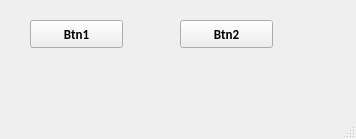
<?xml version="1.0" encoding="UTF-8"?>
<ui version="4.0">
 <class>MainWindow</class>
 <widget class="QMainWindow" name="MainWindow">
  <property name="geometry">
   <rect>
    <x>0</x>
    <y>0</y>
    <width>356</width>
    <height>139</height>
   </rect>
  </property>
  <property name="windowTitle">
   <string>MainWindow</string>
  </property>
  <widget class="QWidget" name="centralwidget">
   <widget class="QPushButton" name="mybtn1">
    <property name="geometry">
     <rect>
      <x>30</x>
      <y>20</y>
      <width>93</width>
      <height>28</height>
     </rect>
    </property>
    <property name="font">
     <font>
      <family>Calibri</family>
      <pointsize>10</pointsize>
      <weight>75</weight>
      <bold>true</bold>
     </font>
    </property>
    <property name="text">
     <string>Btn1</string>
    </property>
   </widget>
   <widget class="QPushButton" name="mybtn2">
    <property name="geometry">
     <rect>
      <x>180</x>
      <y>20</y>
      <width>93</width>
      <height>28</height>
     </rect>
    </property>
    <property name="font">
     <font>
      <family>Calibri</family>
      <pointsize>10</pointsize>
      <weight>75</weight>
      <bold>true</bold>
     </font>
    </property>
    <property name="text">
     <string>Btn2</string>
    </property>
   </widget>
  </widget>
  <widget class="QMenuBar" name="menubar">
   <property name="geometry">
    <rect>
     <x>0</x>
     <y>0</y>
     <width>356</width>
     <height>26</height>
    </rect>
   </property>
  </widget>
  <widget class="QStatusBar" name="statusbar"/>
 </widget>
 <resources/>
 <connections/>
</ui>
